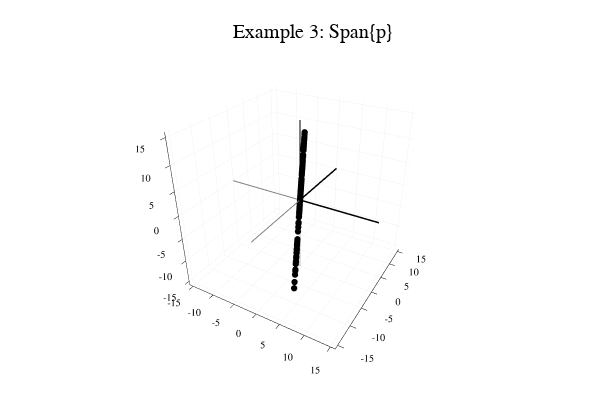

Here is the notebook cell this chart was saved with:
### Markdown cell above
## Example 3b.  Plot many possible linear combinations using one vector in $\mathbb{R}^3$

For each linear combination, a random integer ($a_1$) between -20 and 20 is used as a weight for the vector. 

NOTE: a "linear combination" of a single vector is simply a "multiple" of that vector!!!

### Code cell
# Example 3b
using Plots
plotly()
NumberOfPoints=100;

a1=rand(-20:20)*rand();
P=p*a1;

while abs(P[1])>15 || abs(P[2])>15 || abs(P[3])>15
    a1=rand(-20:20)*rand();
    P=p*a1;
end

d=plot3d(title="Example 3: Span{p}", legend=false, lims=[-15,15])
scatter!([P[1], P[1]],[P[2],P[2]],[P[3],P[3]], markercolor="black", markersize=1)

if NumberOfPoints>1
    for n = 2:NumberOfPoints
        a1=rand(-20:20)*rand();
        P=p*a1;
        while abs(P[1])>15 || abs(P[2])>15 || abs(P[3])>15
            a1=rand(-20:20)*rand();
            P=p*a1;   
        end
        scatter!([P[1], P[1]],[P[2],P[2]],[P[3],P[3]], markercolor="black", markersize=1)
    end
end

plot3d!([0,0],[0,0],[0,20], label="+z", linecolor="black", linewidth=2,lims=[-15,15])
plot3d!([0,0],[0,0],[0,-20],  label="-z", linecolor="gray", linewidth=1,lims=[-15,15])
plot3d!([0,0],[0,20],[0,0],  label="+y", linecolor="black", linewidth=3,lims=[-15,15])
plot3d!([0,0],[0,-20],[0,0],  label="-y", linecolor="gray", linewidth=2,lims=[-15,15])
plot3d!([0,20],[0,0],[0,0],  label="+x", linecolor="black", linewidth=3,lims=[-15,15])
plot3d!([0,-20],[0,0],[0,0],  label="-x", linecolor="gray", linewidth=2,lims=[-15,15])

display(d)
